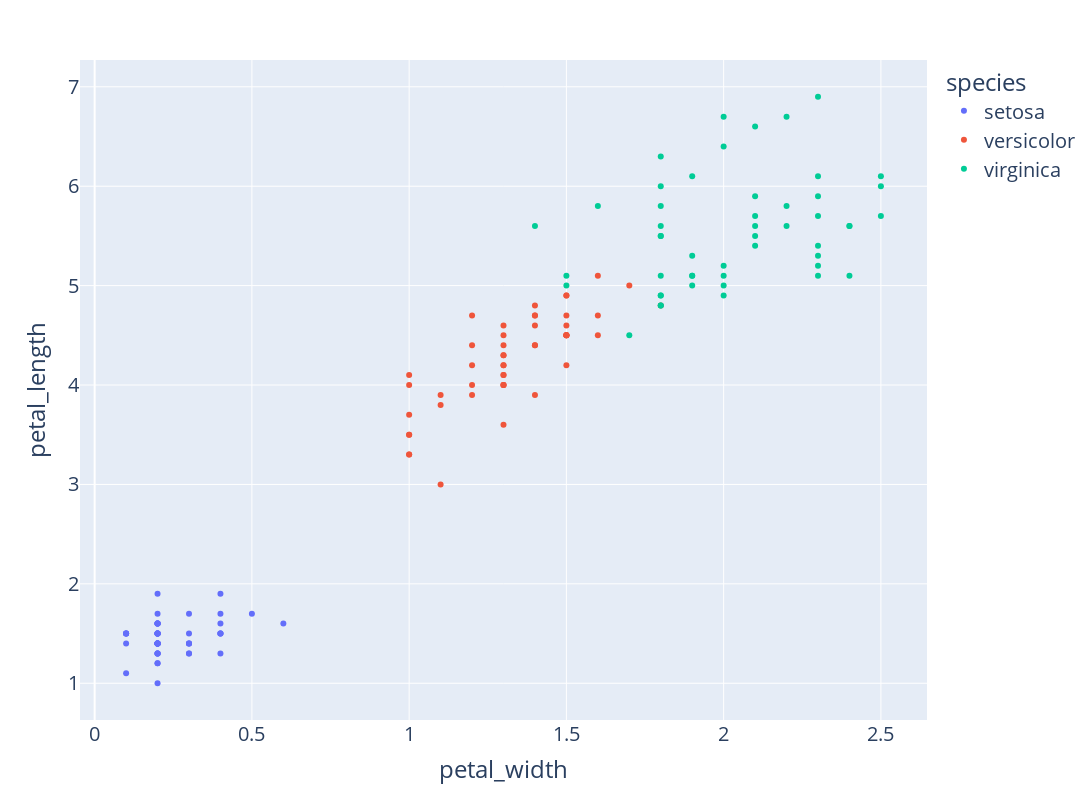

The notebook cell this image was saved under:
### Markdown cell above
### Scatterplot cont'd

The **marker color** is commonly used as another dimension of visual analysis

### Code cell
fig = px.scatter(df_iris, x="petal_width", y="petal_length", color="species", width=1600, height=800) # specify dataframe and columns for x/y
fig.update_layout(font_size=20);
fig.show()

### Figure 1 — Plotly figure (JSON) as saved in the notebook; plotly's stock layout.template omitted (floating-point values rounded to 4 significant figures)
{"data": [{"hovertemplate": "species=setosa<br>petal_width=%{x}<br>petal_length=%{y}<extra></extra>", "legendgroup": "setosa", "marker": {"color": "#636efa", "symbol": "circle"}, "mode": "markers", "name": "setosa", "orientation": "v", "showlegend": true, "type": "scatter", "x": [0.2, 0.2, 0.2, 0.2, 0.2, 0.4, 0.3, 0.2, 0.2, 0.1, 0.2, 0.2, 0.1, 0.1, 0.2, 0.4, 0.4, 0.3, 0.3, 0.3, 0.2, 0.4, 0.2, 0.5, 0.2, 0.2, 0.4, 0.2, 0.2, 0.2, 0.2, 0.4, 0.1, 0.2, 0.1, 0.2, 0.2, 0.1, 0.2, 0.2, 0.3, 0.3, 0.2, 0.6, 0.4, 0.3, 0.2, 0.2, 0.2, 0.2], "xaxis": "x", "y": [1.4, 1.4, 1.3, 1.5, 1.4, 1.7, 1.4, 1.5, 1.4, 1.5, 1.5, 1.6, 1.4, 1.1, 1.2, 1.5, 1.3, 1.4, 1.7, 1.5, 1.7, 1.5, 1, 1.7, 1.9, 1.6, 1.6, 1.5, 1.4, 1.6, 1.6, 1.5, 1.5, 1.4, 1.5, 1.2, 1.3, 1.5, 1.3, 1.5, 1.3, 1.3, 1.3, 1.6, 1.9, 1.4, 1.6, 1.4, 1.5, 1.4], "yaxis": "y"}, {"hovertemplate": "species=versicolor<br>petal_width=%{x}<br>petal_length=%{y}<extra></extra>", "legendgroup": "versicolor", "marker": {"color": "#EF553B", "symbol": "circle"}, "mode": "markers", "name": "versicolor", "orientation": "v", "showlegend": true, "type": "scatter", "x": [1.4, 1.5, 1.5, 1.3, 1.5, 1.3, 1.6, 1, 1.3, 1.4, 1, 1.5, 1, 1.4, 1.3, 1.4, 1.5, 1, 1.5, 1.1, 1.8, 1.3, 1.5, 1.2, 1.3, 1.4, 1.4, 1.7, 1.5, 1, 1.1, 1, 1.2, 1.6, 1.5, 1.6, 1.5, 1.3, 1.3, 1.3, 1.2, 1.4, 1.2, 1, 1.3, 1.2, 1.3, 1.3, 1.1, 1.3], "xaxis": "x", "y": [4.7, 4.5, 4.9, 4, 4.6, 4.5, 4.7, 3.3, 4.6, 3.9, 3.5, 4.2, 4, 4.7, 3.6, 4.4, 4.5, 4.1, 4.5, 3.9, 4.8, 4, 4.9, 4.7, 4.3, 4.4, 4.8, 5, 4.5, 3.5, 3.8, 3.7, 3.9, 5.1, 4.5, 4.5, 4.7, 4.4, 4.1, 4, 4.4, 4.6, 4, 3.3, 4.2, 4.2, 4.2, 4.3, 3, 4.1], "yaxis": "y"}, {"hovertemplate": "species=virginica<br>petal_width=%{x}<br>petal_length=%{y}<extra></extra>", "legendgroup": "virginica", "marker": {"color": "#00cc96", "symbol": "circle"}, "mode": "markers", "name": "virginica", "orientation": "v", "showlegend": true, "type": "scatter", "x": [2.5, 1.9, 2.1, 1.8, 2.2, 2.1, 1.7, 1.8, 1.8, 2.5, 2, 1.9, 2.1, 2, 2.4, 2.3, 1.8, 2.2, 2.3, 1.5, 2.3, 2, 2, 1.8, 2.1, 1.8, 1.8, 1.8, 2.1, 1.6, 1.9, 2, 2.2, 1.5, 1.4, 2.3, 2.4, 1.8, 1.8, 2.1, 2.4, 2.3, 1.9, 2.3, 2.5, 2.3, 1.9, 2, 2.3, 1.8], "xaxis": "x", "y": [6, 5.1, 5.9, 5.6, 5.8, 6.6, 4.5, 6.3, 5.8, 6.1, 5.1, 5.3, 5.5, 5, 5.1, 5.3, 5.5, 6.7, 6.9, 5, 5.7, 4.9, 6.7, 4.9, 5.7, 6, 4.8, 4.9, 5.6, 5.8, 6.1, 6.4, 5.6, 5.1, 5.6, 6.1, 5.6, 5.5, 4.8, 5.4, 5.6, 5.1, 5.1, 5.9, 5.7, 5.2, 5, 5.2, 5.4, 5.1], "yaxis": "y"}], "layout": {"font": {"size": 20}, "height": 800, "legend": {"title": {"text": "species"}, "tracegroupgap": 0}, "margin": {"t": 60}, "width": 1600, "xaxis": {"anchor": "y", "domain": [0, 1], "title": {"text": "petal_width"}}, "yaxis": {"anchor": "x", "domain": [0, 1], "title": {"text": "petal_length"}}}}
